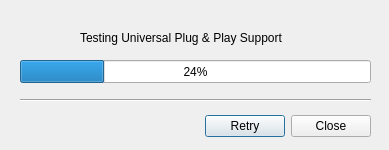
<ui version="4.0" >
 <class>UPNPTestDialog</class>
 <widget class="QDialog" name="UPNPTestDialog" >
  <property name="geometry" >
   <rect>
    <x>0</x>
    <y>0</y>
    <width>389</width>
    <height>150</height>
   </rect>
  </property>
  <property name="windowTitle" >
   <string>Testing UPnP Support</string>
  </property>
  <property name="windowIcon" >
   <iconset resource="../res/vidalia_common.qrc" >:/images/48x48/modem.png</iconset>
  </property>
  <property name="modal" >
   <bool>true</bool>
  </property>
  <widget class="QDialogButtonBox" name="buttonBox" >
   <property name="geometry" >
    <rect>
     <x>30</x>
     <y>110</y>
     <width>341</width>
     <height>32</height>
    </rect>
   </property>
   <property name="orientation" >
    <enum>Qt::Horizontal</enum>
   </property>
   <property name="standardButtons" >
    <set>QDialogButtonBox::Close|QDialogButtonBox::Retry</set>
   </property>
   <property name="centerButtons" >
    <bool>false</bool>
   </property>
  </widget>
  <widget class="QProgressBar" name="progressBar" >
   <property name="geometry" >
    <rect>
     <x>20</x>
     <y>60</y>
     <width>351</width>
     <height>23</height>
    </rect>
   </property>
   <property name="value" >
    <number>24</number>
   </property>
  </widget>
  <widget class="QLabel" name="lblUpnpPixmap" >
   <property name="geometry" >
    <rect>
     <x>20</x>
     <y>10</y>
     <width>51</width>
     <height>48</height>
    </rect>
   </property>
   <property name="text" >
    <string/>
   </property>
   <property name="pixmap" >
    <pixmap resource="../res/vidalia_common.qrc" >:/images/48x48/modem.png</pixmap>
   </property>
  </widget>
  <widget class="Line" name="line" >
   <property name="geometry" >
    <rect>
     <x>20</x>
     <y>90</y>
     <width>351</width>
     <height>20</height>
    </rect>
   </property>
   <property name="orientation" >
    <enum>Qt::Horizontal</enum>
   </property>
  </widget>
  <widget class="QLabel" name="lblCurrentState" >
   <property name="geometry" >
    <rect>
     <x>80</x>
     <y>30</y>
     <width>291</width>
     <height>16</height>
    </rect>
   </property>
   <property name="text" >
    <string>Testing Universal Plug &amp; Play Support</string>
   </property>
  </widget>
 </widget>
 <resources>
  <include location="../res/vidalia_common.qrc" />
 </resources>
 <connections />
</ui>
